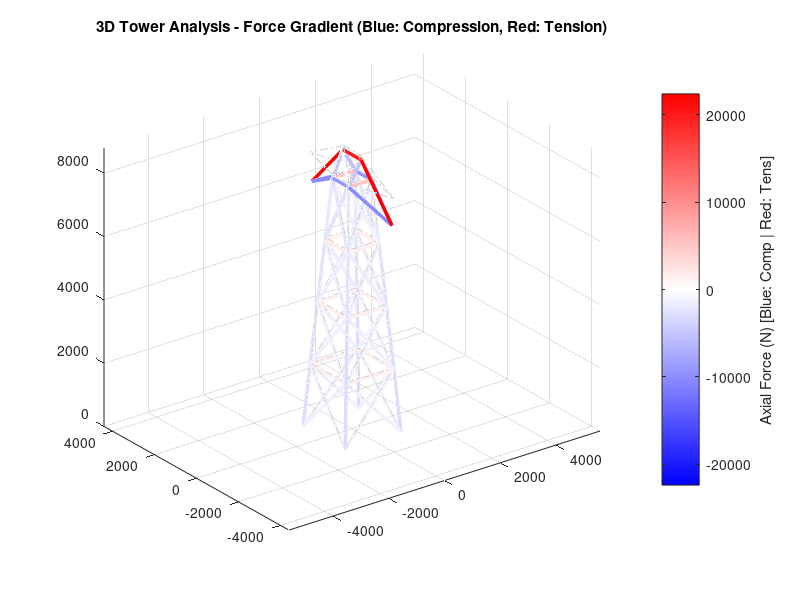

MATLAB code to generate this figure:
% 3D Truss Finite Element Analysis - Full Stabilized Version
clc; clear; close all;

%% --- 1. PARAMETERS ---
a = 150;     
h = 2000;    
E = 2.1e5;   
A = 400;     
rho = 7850;  

%% --- 2. GEOMETRY (NODES) ---
% Based on parametric formulas
nodes = zeros(24, 3);
nodes(1:4,:) = [-1000,-1000,0; -1000,1000,0; 1000,1000,0; 1000,-1000,0];

for i = 1:3
    base = ((i-1)*4)+1 : ((i-1)*4)+4;
    next = (i*4)+1 : (i*4)+4;
    offset = [a,a,h; a,-a,h; -a,-a,h; -a,a,h];
    nodes(next,:) = nodes(base,:) + offset;
end

% Top and Auxiliary Nodes
nodes(17:20,:) = nodes(13:16,:) + [a,a,h; a,-a,h; -a,-a,h; -a,a,h];
nodes(21,:) = [0, -2000, nodes(20,3)];
nodes(23,:) = [0, 2000, nodes(20,3)];
nodes(22,1:2) = [(nodes(18,1)+nodes(19,1))/2, nodes(18,2)];
nodes(22,3) = nodes(17,3) + abs(nodes(19,1)-nodes(18,1));
nodes(24,1:2) = [(nodes(20,1)+nodes(17,1))/2, nodes(20,2)];
nodes(24,3) = nodes(22,3);

%% --- 3. CONNECTIVITY (ELEMENTS) ---
%
conn = [1,5; 2,6; 3,7; 4,8; 1,8; 5,4; 4,7; 3,8; 2,7; 3,6; 1,6; 2,5;
        5,9; 6,10; 7,11; 8,12; 5,12; 8,9; 5,10; 6,9; 6,11; 7,10; 8,11; 7,12;
        9,13; 10,14; 11,15; 12,16; 12,13; 9,16; 9,14; 10,13; 10,15; 11,14; 11,16; 12,15;
        14,18; 15,19; 16,20; 13,17; 13,18; 14,19; 15,20; 16,17; 17,18; 20,19; 20,17; 18,19;
        22,24; 18,22; 19,22; 20,24; 17,24; 20,21; 17,21; 19,23; 18,23; 22,23; 24,21; 17,22;
        5,8; 5,6; 7,8; 6,7; 11,12; 10,11; 9,10; 9,12; 14,15; 15,16; 13,14; 13,16;
        14,17; 13,20; 16,19; 15,18; 19,24];

num_nodes = size(nodes, 1);
num_elements = size(conn, 1);
num_dof = 3 * num_nodes;

%% --- 4. CALCULATION ENGINE ---
K = zeros(num_dof); M = zeros(num_dof); F = zeros(num_dof, 1);

% Applying Loads
F(3*21) = -1e4; F(3*23) = -1e4; 

% Global Assembly
for i = 1:num_elements
    n = conn(i,:);
    L = norm(nodes(n(2),:) - nodes(n(1),:));
    d = (nodes(n(2),:) - nodes(n(1),:)) / L;
    
    tau = [d, zeros(1,3); zeros(1,3), d];
    k_el = (E*A/L) * [1, -1; -1, 1];
    idx = [3*n(1)-2:3*n(1), 3*n(2)-2:3*n(2)];
    
    K(idx, idx) = K(idx, idx) + tau' * k_el * tau;
    
    % Stable Lumped Mass Matrix for EIG
    m_half = (rho * A * L) / 2;
    M(3*n(1)-2:3*n(1), 3*n(1)-2:3*n(1)) = M(3*n(1)-2:3*n(1), 3*n(1)-2:3*n(1)) + eye(3)*m_half;
    M(3*n(2)-2:3*n(2), 3*n(2)-2:3*n(2)) = M(3*n(2)-2:3*n(2), 3*n(2)-2:3*n(2)) + eye(3)*m_half;
end

% Boundary Conditions (Fixed Base: Nodes 1-4)
fixed_dofs = 1:12; 
free_dofs = setdiff(1:num_dof, fixed_dofs);

% Displacement Solution (Step 5)
U = zeros(num_dof, 1);
U(free_dofs) = K(free_dofs, free_dofs) \ F(free_dofs);

% Frequency Analysis (Step 4)
[~, D] = eig(K(free_dofs, free_dofs), M(free_dofs, free_dofs));
nat_freqs = sort(sqrt(abs(diag(D))) / (2*pi));

%% --- 5. VECTORIZED POST-PROCESSING ---
d_vec = nodes(conn(:,2),:) - nodes(conn(:,1),:);
L_vec = sqrt(sum(d_vec.^2, 2));
dir_cosines = d_vec ./ L_vec;

U1 = [U(3*conn(:,1)-2), U(3*conn(:,1)-1), U(3*conn(:,1))];
U2 = [U(3*conn(:,2)-2), U(3*conn(:,2)-1), U(3*conn(:,2))];

% Internal Forces
axial_stresses = (E ./ L_vec) .* sum(dir_cosines .* (U2 - U1), 2);
axial_forces = axial_stresses .* A;

%% --- 6. TABLES ---
fprintf('\nTABLE 1: NODAL DISPLACEMENTS [m]\n');
disp([(1:num_nodes)', reshape(U, 3, [])']);

fprintf('\nTABLE 2: INTERNAL AXIAL FORCES [N]\n');
status = char(repmat('T', num_elements, 1)); status(axial_forces < 0) = 'C';
for i = 1:num_elements
    fprintf('El %2d: %12.2f [%c]\n', i, abs(axial_forces(i)), status(i));
end

fprintf('\nTABLE 3: NATURAL FREQUENCIES [Hz]\n');
disp(nat_freqs(1:min(10, end)));

%% --- 7. PLOT ---
figure('Color', 'w'); hold on; axis equal; view(-37, 25); grid on;

map_pts = 256;
base_colors = [0 0 1; 1 1 1; 1 0 0]; 
bwr_map = interp1([-1 0 1], base_colors, linspace(-1, 1, map_pts));
colormap(bwr_map);

force_limit = max(abs(axial_forces));
if force_limit == 0, force_limit = 1; end
caxis([-force_limit, force_limit]);
cb = colorbar; ylabel(cb, 'Axial Force (N) [Blue: Comp | Red: Tens]');

scale = 0.1 * max(max(nodes)-min(nodes)) / max(abs(U));

for i = 1:num_elements
    n = conn(i,:); p = nodes(n,:);
    u = [U(3*n-2), U(3*n-1), U(3*n)] * scale;
    
    % Map force to colormap index
    c_idx = round((axial_forces(i) + force_limit) / (2*force_limit) * (map_pts-1)) + 1;
    c_idx = max(1, min(map_pts, c_idx));
    
    % Reference dashed structure
    plot3(p(:,1), p(:,2), p(:,3), '-.', 'Color', [0.8 0.8 0.8]);
    
    % Deformed structure with continuous BWR color
    plot3(p(:,1)+u(:,1), p(:,2)+u(:,2), p(:,3)+u(:,3), ...
          'Color', bwr_map(c_idx,:), 'LineWidth', 2.5);
end
title('3D Tower Analysis - Force Gradient (Blue: Compression, Red: Tension)');
